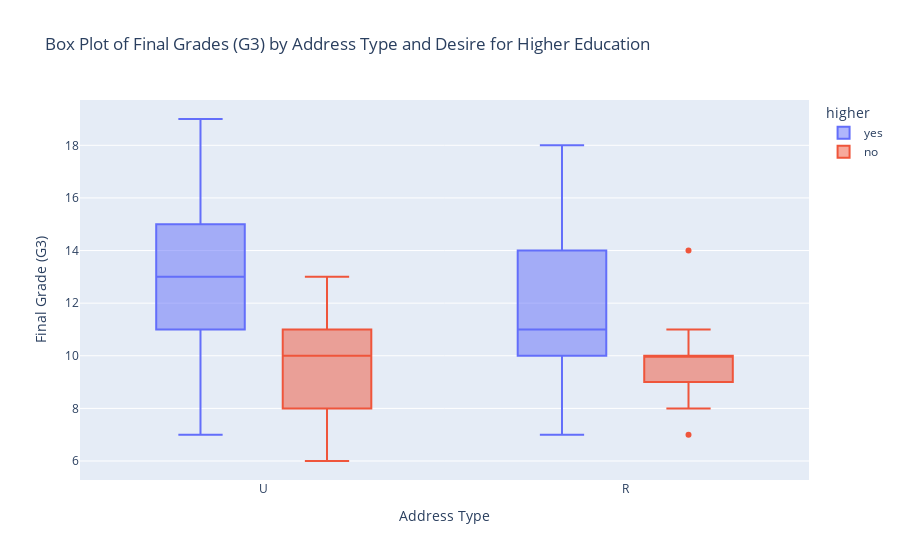

Source (notebook cell):
### Code cell
fig2 = px.box(df, x='address', y='G3', color='higher',
              title='Box Plot of Final Grades (G3) by Address Type and Desire for Higher Education',
              labels={'address': 'Address Type', 'G3': 'Final Grade (G3)'})

fig2.show()

### Figure 1 — Plotly figure (JSON) as saved in the notebook; plotly's stock layout.template omitted (floating-point values rounded to 4 significant figures; data arrays with more than 128 entries replaced by an {"elided": "..."} marker saying what was removed)
{"data": [{"alignmentgroup": "True", "hovertemplate": "higher=yes<br>Address Type=%{x}<br>Final Grade (G3)=%{y}<extra></extra>", "legendgroup": "yes", "marker": {"color": "#636efa"}, "name": "yes", "notched": false, "offsetgroup": "yes", "orientation": "v", "showlegend": true, "type": "box", "x": {"elided": "422 str values"}, "x0": " ", "xaxis": "x", "y": {"elided": "422 int values"}, "y0": " ", "yaxis": "y"}, {"alignmentgroup": "True", "hovertemplate": "higher=no<br>Address Type=%{x}<br>Final Grade (G3)=%{y}<extra></extra>", "legendgroup": "no", "marker": {"color": "#EF553B"}, "name": "no", "notched": false, "offsetgroup": "no", "orientation": "v", "showlegend": true, "type": "box", "x": ["U", "U", "U", "U", "U", "R", "U", "U", "U", "U", "U", "U", "R", "U", "R", "U", "U", "U", "R", "U", "U", "R", "R", "R", "U", "R", "U", "R", "R", "R", "U", "U", "R", "R", "R", "U", "U", "R", "U", "R", "R", "U", "R"], "x0": " ", "xaxis": "x", "y": [10, 11, 8, 10, 11, 9, 8, 8, 11, 11, 7, 6, 10, 9, 10, 11, 12, 11, 7, 10, 10, 11, 9, 11, 8, 10, 9, 10, 10, 9, 13, 10, 10, 10, 9, 8, 9, 10, 9, 8, 14, 10, 10], "y0": " ", "yaxis": "y"}], "layout": {"boxmode": "group", "legend": {"title": {"text": "higher"}, "tracegroupgap": 0}, "title": {"text": "Box Plot of Final Grades (G3) by Address Type and Desire for Higher Education"}, "xaxis": {"anchor": "y", "domain": [0, 1], "title": {"text": "Address Type"}}, "yaxis": {"anchor": "x", "domain": [0, 1], "title": {"text": "Final Grade (G3)"}}}}
